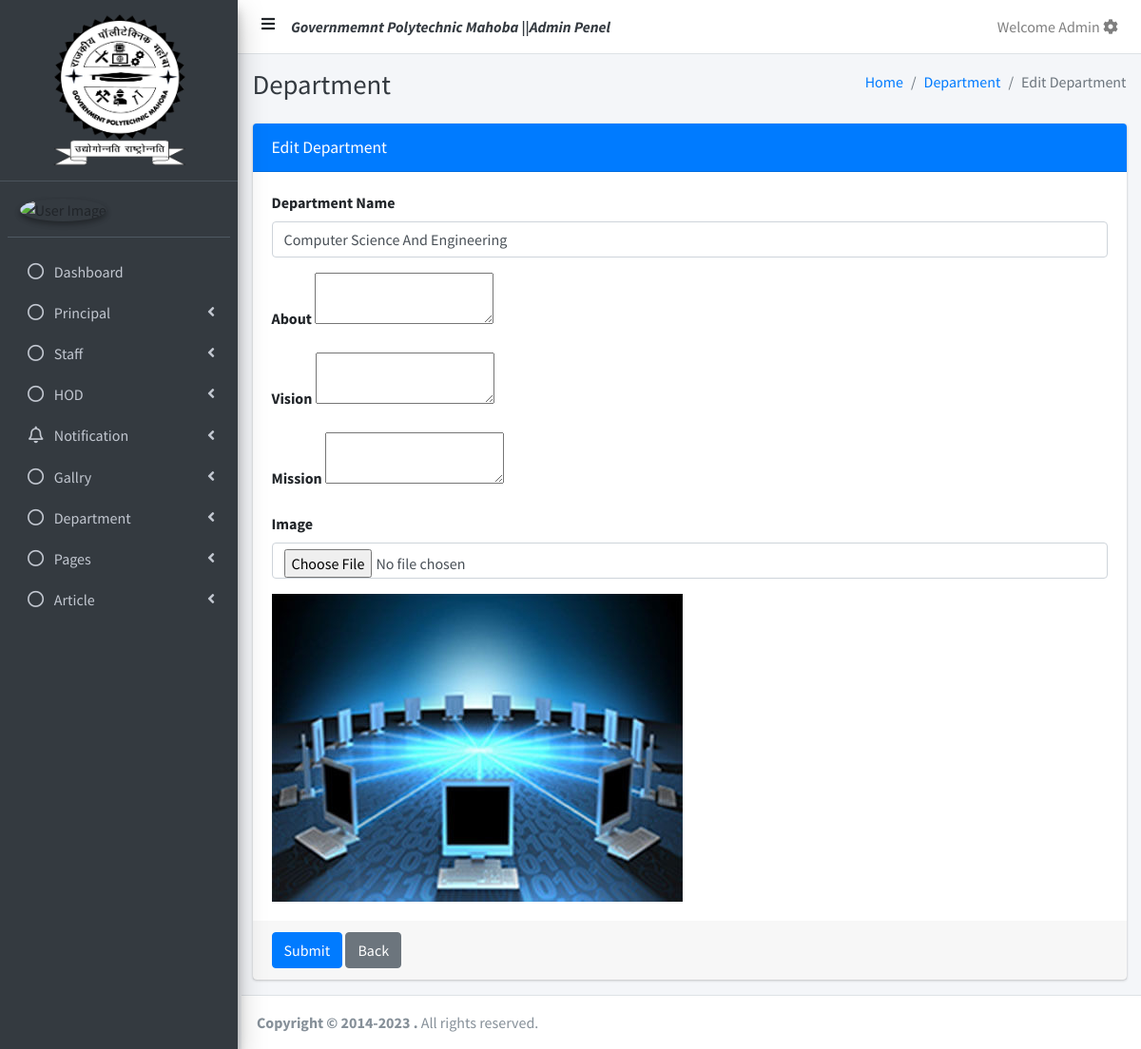
/admins/department/edit_department/2, run on the app's committed database.
### tables this page shows
CREATE TABLE `department` (
  `id` int(11) NOT NULL,
  `department_name` varchar(200) NOT NULL,
  `about` text NOT NULL,
  `department_pic` varchar(200) NOT NULL,
  `vision` text NOT NULL,
  `mission` text NOT NULL,
  `created_at` varchar(100) NOT NULL,
  `updated_at` varchar(100) NOT NULL
);

### application/controllers/admins/Department.php (called while the page is built, shortened)
<?php
class Department extends CI_Controller {
	public function __construct()
	{
		$this->load->model('Admin_model');
	}
	public function edit_department($id)
	{
		$config['upload_path'] = './assests/uploads/department';
		$config['allowed_types'] = 'gif|jpg|png';
		$params['id']=$id;
		$department=$this->Admin_model->getdepartments($params);
		$data['department']=$department;
		$this->load->library('upload', $config);
		$this->load->library('form_validation');
		$this->form_validation->set_error_delimiters('<p class="invalid-feedback">','</p>');
		$this->form_validation->set_rules('department_name', 'Department Name', 'trim|required');
		if ($this->form_validation->run() == TRUE) {
			if (!empty($_FILES['image']['name'])) {
				if ( $this->upload->do_upload('image'))
				{
					$data =  $this->upload->data();
					$formData['department_name']=$this->input->post('department_name');
					$formData['department_pic']=$data['file_name'];
					$formData['about']=$this->input->post('about');
					$formData['vision']=$this->input->post('vision');
					$formData['mission']=$this->input->post('mission');
					$formData['updated_at']=date('Y-m-d_H-i');
					$this->Admin_model->update_department($formData,$params);
					if (file_exists('./assests/uploads/department/'.$department['department_pic'])) {
						unlink('./assests/uploads/department/'.$department['department_pic']);
					}
					$this->session->set_flashdata('success', 'Record Updated Successfully');
					redirect(base_url().'admins/department');
				}
				else
				{
					$error =  $this->upload->display_errors();
					$data['errorImageUpload']=$error;
					$this->load->view('admin/editdepartment', $data);
				}
			}
			 else
			{
				$formData['department_name']=$this->input->post('department_name');
				$formData['vision']=$this->input->post('about');
				$formData['vision']=$this->input->post('vision');
				$formData['mission']=$this->input->post('mission');
				$params['id']=$this->input->post('department_id');
				$formData['updated_at']=date('Y-m-d_H-i');
				$this->Admin_model->update_department($formData,$params);
				$this->session->set_flashdata('success', 'Record Updated Successfully');
				redirect(base_url().'admins/department');
			}
		} else {
			$data['mainModule']='department';
			$data['subModule']='edit_department';
			$this->load->view('admin/editdepartment', $data);
		}
	}
}

### index.php (called while the page is built, shortened)
<?php
require_once BASEPATH.'core/CodeIgniter.php';

### application/models/Admin_model.php (called while the page is built, shortened)
<?php
class Admin_model extends CI_Model {
   public function getdepartments($params=array())
   {
      if (isset($params['id'])) {
         $this->db->where('id', $params['id']);
         $result=$this->db->get('department')->row_array();
         return $result;
      }
     $result= $this->db->get('department')->result_array();
     return $result;
   }
}

### application/views/admin/editdepartment.php (the view, shortened to what this page needs)
  <div class="content-header">
    <div class="container-fluid">
      <div class="row mb-2">
        <div class="col-sm-6">
          <h1 class="m-0 text-dark">Department</h1>
        </div>
        <div class="col-sm-6">
          <ol class="breadcrumb float-sm-right">
            <li class="breadcrumb-item"><a href="#">Home</a></li>
            <li class="breadcrumb-item"><a href="<?php echo base_url().'admin/department';?>">Department</a></li>
            <li class="breadcrumb-item active">Edit Department</li>
          </ol>
        </div>
      </div>
    </div>
  </div>
  <div class="content">
    <div class="container-fluid">
      <div class="row ">
         <div class="col-lg-12 ">
          <div class="card card-primary">
                <div class="card-header">
                	<div class="card-title">
                		Edit  Department
                	</div>
               </div>
                <form name="gallaryform" id="gallaryform" method="post" enctype="multipart/form-data"action="<?php echo base_url().'admins/department/edit_department/'.$department['id'];?>" >
               <div class="card-body">
               		<div class="form-group">
               			<label>Department Name</label>
               			<input type="text" name="department_name" value="<?php echo set_value('department_name',$department['department_name']); ?>" id="department_name" class="form-control <?php echo (form_error('department_name') != "")?'is-invalid':'';?>" placeholder="Enter Department Name">
               		</div>
                  <div class="form-group">
                    <label>About</label>
                    <textarea name="about" id="about" class="textarea"><?php echo set_value('about',$department['about']);?></textarea>
                  </div>
                   <div class="form-group">
                    <label>Vision</label>
                    <textarea name="vision" id="vision" class="textarea"><?php echo set_value('vison',$department['vision']);?></textarea>
                  </div>
                  <div class="form-group">
                    <label>Mission</label>
                    <textarea name="mission" id="mission" class="textarea"><?php echo set_value('mission',$department['mission']);?></textarea>
                  </div>
               		<div class="form-group">
               			<label>Image</label>
               			<input type="file" name="image" id="image" class="form-control  <?php echo (!empty($errorImageUpload)) ? 'is-invalid' :'';?>">
               		</div>
                  <?php if (!empty($department['department_pic'])&& file_exists('./assests/uploads/department/'.$department['department_pic'])): ?>
                    <img src="<?php echo base_url().'assests/uploads/department/'.$department['department_pic'] ?>">
                  <?php endif ?>
               </div>
               <div class="card-footer">
                <button class="btn btn-primary" type="submit">Submit</button>
                <a class="btn btn-secondary" href="<?php echo base_url().'admins/department';?>">Back</a>
               </div>
               </form>
        </div>
      </div>
    </div>
  </div>
</div>

### data on the page
department: department_name "Computer Science And Engineering", department_pic (picture)
